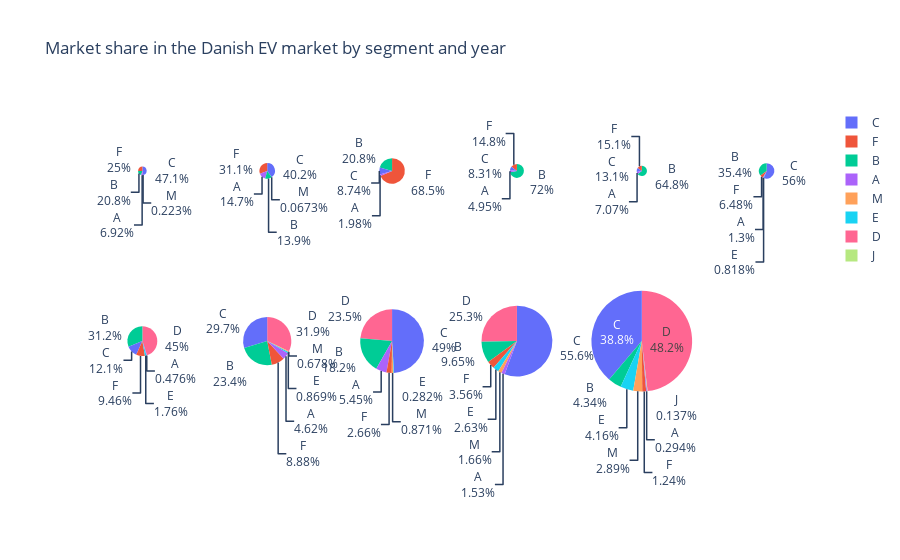

The code cell stored with this chart in its notebook:
### Code cell
# Get unique years
years = data_sorted['Year'].unique()

# Calculate the number of pie charts per line
num_charts_per_line = (len(years) + 1) // 2  # Round up to ensure half the charts are on each line

# Create subplots with two rows and the calculated number of columns
fig = make_subplots(rows=2, cols=num_charts_per_line, specs=[[{'type':'domain'}] * num_charts_per_line] * 2)


# Iterate over each year
for i, year in enumerate(years, start=1):
    # Calculate the row and column indices for the current chart
    row_index = (i - 1) // num_charts_per_line + 1  # Divide by the number of charts per line and round up
    col_index = (i - 1) % num_charts_per_line + 1
    
    # Filter data for the current year
    year_data = data_sorted[data_sorted['Year'] == year]
    
    # Group the data by region and sum up the sales
    sales_by_region = year_data.groupby('Segment')['Sales'].sum().reset_index()
    
    # Add a pie chart trace for the current year
    pie_trace = go.Pie(
        labels=sales_by_region['Segment'], 
        values=sales_by_region['Sales'], 
        scalegroup='one', 
        name=f"{year}",
        textinfo='label+percent',
        hoverinfo='label+value+name'  # Include value of sales in the hover info
    )
    
    fig.add_trace(pie_trace, row=row_index, col=col_index)

# Update layout
fig.update_layout(title_text='Market share in the Danish EV market by segment and year')

fig.show()

### Figure 1 — Plotly figure (JSON) as saved in the notebook; plotly's stock layout.template omitted (floating-point values rounded to 4 significant figures)
{"data": [{"domain": {"x": [0, 0.1389], "y": [0.575, 1]}, "hoverinfo": "label+value+name", "labels": ["A", "B", "C", "F", "M"], "name": "2013", "scalegroup": "one", "textinfo": "label+percent", "type": "pie", "values": [31, 93, 211, 112, 1]}, {"domain": {"x": [0.1722, 0.3111], "y": [0.575, 1]}, "hoverinfo": "label+value+name", "labels": ["A", "B", "C", "F", "M"], "name": "2014", "scalegroup": "one", "textinfo": "label+percent", "type": "pie", "values": [219, 207, 597, 462, 1]}, {"domain": {"x": [0.3444, 0.4833], "y": [0.575, 1]}, "hoverinfo": "label+value+name", "labels": ["A", "B", "C", "F"], "name": "2015", "scalegroup": "one", "textinfo": "label+percent", "type": "pie", "values": [79, 829, 348, 2725]}, {"domain": {"x": [0.5167, 0.6556], "y": [0.575, 1]}, "hoverinfo": "label+value+name", "labels": ["A", "B", "C", "F"], "name": "2016", "scalegroup": "one", "textinfo": "label+percent", "type": "pie", "values": [59, 857, 99, 176]}, {"domain": {"x": [0.6889, 0.8278], "y": [0.575, 1]}, "hoverinfo": "label+value+name", "labels": ["A", "B", "C", "F"], "name": "2017", "scalegroup": "one", "textinfo": "label+percent", "type": "pie", "values": [46, 422, 85, 98]}, {"domain": {"x": [0.8611, 1], "y": [0.575, 1]}, "hoverinfo": "label+value+name", "labels": ["A", "B", "C", "E", "F"], "name": "2018", "scalegroup": "one", "textinfo": "label+percent", "type": "pie", "values": [19, 519, 822, 12, 95]}, {"domain": {"x": [0, 0.1389], "y": [0, 0.425]}, "hoverinfo": "label+value+name", "labels": ["A", "B", "C", "D", "E", "F"], "name": "2019", "scalegroup": "one", "textinfo": "label+percent", "type": "pie", "values": [26, 1706, 661, 2458, 96, 517]}, {"domain": {"x": [0.1722, 0.3111], "y": [0, 0.425]}, "hoverinfo": "label+value+name", "labels": ["A", "B", "C", "D", "E", "F", "M"], "name": "2020", "scalegroup": "one", "textinfo": "label+percent", "type": "pie", "values": [654, 3312, 4202, 4514, 123, 1258, 96]}, {"domain": {"x": [0.3444, 0.4833], "y": [0, 0.425]}, "hoverinfo": "label+value+name", "labels": ["A", "B", "C", "D", "E", "F", "M"], "name": "2021", "scalegroup": "one", "textinfo": "label+percent", "type": "pie", "values": [1351, 4510, 12156, 5840, 70, 659, 216]}, {"domain": {"x": [0.5167, 0.6556], "y": [0, 0.425]}, "hoverinfo": "label+value+name", "labels": ["A", "B", "C", "D", "E", "F", "M"], "name": "2022", "scalegroup": "one", "textinfo": "label+percent", "type": "pie", "values": [469, 2962, 17078, 7776, 806, 1092, 508]}, {"domain": {"x": [0.6889, 0.8278], "y": [0, 0.425]}, "hoverinfo": "label+value+name", "labels": ["A", "B", "C", "D", "E", "F", "J", "M"], "name": "2023", "scalegroup": "one", "textinfo": "label+percent", "type": "pie", "values": [182, 2689, 24010, 29832, 2574, 768, 85, 1792]}], "layout": {"title": {"text": "Market share in the Danish EV market by segment and year"}}}
